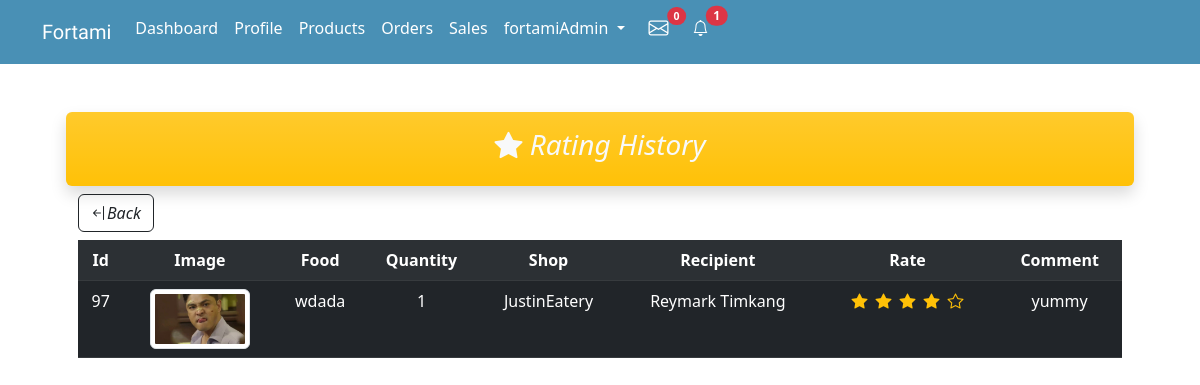
Page /rate-history.php?trans=194&shop=JustinEatery (signed in) on the committed database.
### tables this page shows
CREATE TABLE `rating` (
  `rating_id` int(20) NOT NULL,
  `order_id` int(20) NOT NULL,
  `rating` varchar(20) NOT NULL,
  `comment` varchar(200) NOT NULL
);

CREATE TABLE `food_product` (
  `food_id` int(20) NOT NULL,
  `user_id` int(20) NOT NULL,
  `category_id` int(20) NOT NULL,
  `food_pic` varchar(255) NOT NULL,
  `food_name` varchar(50) NOT NULL,
  `food_description` varchar(100) NOT NULL,
  `preparation` varchar(50) NOT NULL,
  `food_creation` datetime DEFAULT NULL,
  `food_discountedPrice` varchar(50) DEFAULT NULL,
  `food_origPrice` varchar(50) NOT NULL
);

CREATE TABLE `food_order` (
  `order_id` int(20) NOT NULL,
  `food_id` int(20) DEFAULT NULL,
  `address_id` int(20) NOT NULL,
  `payTrans_id` int(20) NOT NULL,
  `order_status` varchar(50) NOT NULL,
  `rating_status` varchar(50) DEFAULT NULL,
  `quantity` varchar(50) NOT NULL,
  `order_datetime` timestamp NOT NULL DEFAULT current_timestamp() ON UPDATE current_timestamp(),
  `received_datetime` datetime DEFAULT NULL
);

CREATE TABLE `address` (
  `address_id` int(20) NOT NULL,
  `user_id` int(20) NOT NULL,
  `full_name` varchar(50) NOT NULL,
  `address_type` varchar(50) NOT NULL,
  `contact` varchar(50) NOT NULL,
  `region` varchar(50) NOT NULL,
  `province` varchar(50) NOT NULL,
  `city` varchar(50) NOT NULL,
  `barangay` varchar(50) NOT NULL,
  `street` varchar(50) NOT NULL,
  `zip` varchar(50) NOT NULL,
  `label` varchar(50) NOT NULL,
  `note` varchar(200) DEFAULT NULL
);

### backend.php (called while the page is built, shortened)
<?php
    class Database{
      public $host = 'localhost';
      public $user = 'root';
      public $pass = '';
      public $db = 'fortami';
      public $conn;
      function __construct(){
        $this->conn = new mysqli($this->host,$this->user,$this->pass,$this->db);
      }
      function getConnection(){
        return $this->conn;
      }
    }
    class Rating {
      public $con;
      function __construct(){
        $db = new Database;
        $this->con = $db->getConnection();
      }
      function listRating($trans){
        $query = "SELECT * FROM rating JOIN food_order ON food_order.order_id = rating.order_id
                  INNER JOIN food_product ON food_product.food_id = food_order.food_id
                  JOIN payment_transaction ON payment_transaction.payTrans_id = food_order.payTrans_id
                  JOIN address on address.address_id = food_order.address_id
                  WHERE food_order.payTrans_id = $trans ORDER BY rating_id";
        $result = $this->con->query($query);
        if ($result) {
          return $result;
        }
      }
    }
?>

### rate-history.php (the view, shortened to what this page needs)
<?php
    include 'backend.php';
    if ($_SESSION['role'] == 'Buyer') {
        include 'buyerheader.php';
    }
    else {
        include 'sellerheader.php';
    }
    $rating = new Rating;
    if (isset($_GET['trans'])) {
        $trans_id = $_GET['trans'];
        $shop = $_GET['shop'];
        $result = $rating->listRating($trans_id);
    }
?>
<!DOCTYPE html>
<html lang="en">
<head>
</head>
<body>
    <div class="container p-5">
        <div class="row">
            <div class="col-12 bg-warning bg-gradient rounded shadow text-light p-3 text-center">
                <h3><i class="bi bi-star-fill text-light"> Rating History</i></h3>
            </div>
            <div class="col-12 my-2">
                <a href="<?php if($_SESSION['role'] == 'Seller'){ echo 'sales.php';}elseif($_SESSION['role'] == 'Buyer'){echo 'transactions.php';}else{echo 'admin-transaction.php';}?>" class="btn btn-outline-dark"><i class="bi bi-arrow-bar-left">Back</i></a>
                <table class="table table-dark table-striped text-center my-2">
                    <tr>
                        <th>Id</th>
                        <th>Image</th>
                        <th>Food</th>
                        <th>Quantity</th>
                        <th>Shop</th>
                        <th>Recipient</th>
                        <th>Rate</th>
                        <th>Comment</th>
                    </tr>
                        <?php
                            if (!is_null($result)) {
                                foreach ($result as $rate) {
                        ?>
                    <tr>
                        <td><?=$rate['food_id']?></td>
                        <td><img src="./src/uploads/food_picture/<?=$rate['food_pic']?>" class="img-thumbnail" alt="food" style="max-width:100px"></td>
                        <td><?=$rate['food_name']?></td>
                        <td><?=$rate['quantity']?></td>
                        <td><?=$shop?></td>
                        <td><?=$rate['full_name']?></td>
                        <td><?php
                                $rating = $rate['rating'];
                                $unfill = 5 - $rating;
                                for ($i=0; $i < $rating; $i++) {
                                    echo "<i class='bi bi-star-fill text-warning p-1'></i>";
                                }
                                for ($i=0; $i < $unfill; $i++) {
                                    echo "<i class='bi bi-star text-warning p-1'></i>";
                                }
                            ?>
                        </td>
                        <td><?=$rate['comment']?></td>
                    </tr>
                        <?php
                                }
                            }
                        ?>
                </table>
            </div>
        </div>
    </div>
</body>
</html>

### rows in the picture
rating: food_product.food_id "97", food_product.food_pic (picture), food_product.food_name "wdada", order.quantity "1", address.full_name "Reymark Timkang", rating "4" (drawn), comment "yummy"

### other values in the picture
$_SESSION['user'] "fortamiAdmin"
$msg['msg'] "0"
$notifs['count'] "1"
